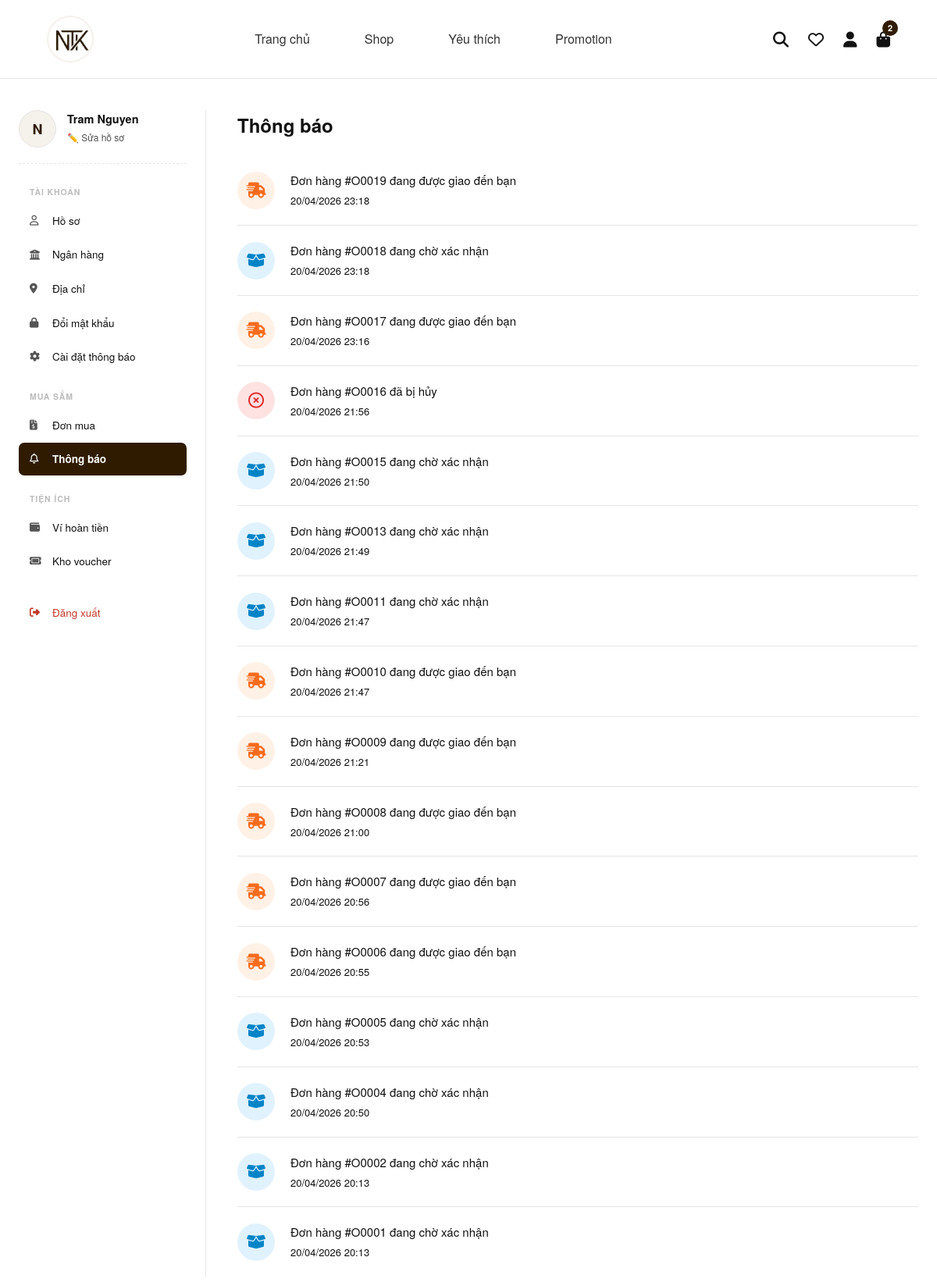
The page /views/user/dashboard.php?view=thongbao (signed in) on the database its author committed.
### tables this page shows
CREATE TABLE `users` (
  `user_id` char(5) NOT NULL,
  `username` varchar(50) NOT NULL,
  `password` varchar(50) NOT NULL,
  `fullname` varchar(100) DEFAULT NULL,
  `email` varchar(100) DEFAULT NULL,
  `phonenumber` varchar(10) DEFAULT NULL,
  `address` text DEFAULT NULL,
  `verification_code` varchar(6) DEFAULT NULL,
  `verification_code_expires_at` datetime DEFAULT NULL,
  `is_verified` int(11) DEFAULT 0,
  `role` int(11) DEFAULT 0,
  `status` int(11) DEFAULT 1,
  `created_at` datetime DEFAULT current_timestamp(),
  `total_orders` int(11) DEFAULT 0,
  `total_spend` decimal(15,2) DEFAULT 0.00,
  `bank_name` varchar(100) DEFAULT NULL,
  `bank_account_number` varchar(20) DEFAULT NULL,
  `bank_account_name` varchar(100) DEFAULT NULL,
  `wallet_balance` decimal(15,2) DEFAULT 0.00,
  PRIMARY KEY (`user_id`),
  UNIQUE KEY `username` (`username`)
);

CREATE TABLE `orders` (
  `order_id` char(5) NOT NULL,
  `payos_order_code` bigint(20) DEFAULT NULL,
  `payos_qr_code` text DEFAULT NULL,
  `user_id` char(5) DEFAULT NULL,
  `order_date` datetime DEFAULT current_timestamp(),
  `fullname` varchar(100) DEFAULT NULL,
  `phone` varchar(10) DEFAULT NULL,
  `address` varchar(500) DEFAULT NULL,
  `total_price` decimal(15,2) DEFAULT NULL,
  `shipping_fee` decimal(15,2) DEFAULT NULL,
  `shipping_method_id` char(5) DEFAULT NULL,
  `discount_value` decimal(15,2) DEFAULT NULL,
  `order_status` int(11) DEFAULT NULL,
  `final_price` decimal(15,2) DEFAULT NULL,
  `payment_status` int(11) DEFAULT 0,
  `payment_method` int(11) DEFAULT NULL,
  `coupon_id` char(5) DEFAULT NULL,
  `tracking_number` varchar(50) DEFAULT NULL,
  `wallet_used_amount` decimal(15,2) DEFAULT 0.00,
  `note` varchar(500) DEFAULT NULL,
  `payos_checkout_url` varchar(1000) DEFAULT NULL,
  PRIMARY KEY (`order_id`),
  KEY `fk_order_user` (`user_id`),
  KEY `fk_order_coupon` (`coupon_id`),
  KEY `fk_order_ship` (`shipping_method_id`),
  CONSTRAINT `fk_order_coupon` FOREIGN KEY (`coupon_id`) REFERENCES `coupons` (`coupon_id`),
  CONSTRAINT `fk_order_ship` FOREIGN KEY (`shipping_method_id`) REFERENCES `shipping_methods` (`shipping_method_id`),
  CONSTRAINT `fk_order_user` FOREIGN KEY (`user_id`) REFERENCES `users` (`user_id`)
);

### src/views/user/notifications.php (the view, shortened to what this page needs)
<?php
$user_id = $_SESSION['user_id'];
try {
    $sql = "SELECT order_id as id_don_hang, order_status as trang_thai, order_date as thoi_gian
            FROM Orders
            WHERE user_id = :user_id
            ORDER BY order_date DESC";
    $stmt = $conn->prepare($sql);
    $stmt->execute(['user_id' => $user_id]);
    $danh_sach_thong_bao = $stmt->fetchAll(PDO::FETCH_ASSOC);
} catch (PDOException $e) {
    echo "Lỗi lấy thông báo: " . $e->getMessage();
    $danh_sach_thong_bao = [];
}
?>
<div class="content-header">
    <h2 class="section-title" style="margin: 0; padding: 0; border: none; margin-bottom: 20px;">Thông báo</h2>
</div>
<div class="notification-list">
    <?php if (!empty($danh_sach_thong_bao)): ?>
        <?php foreach ($danh_sach_thong_bao as $noti): ?>
            <?php
                $icon_class = 'fa-solid fa-bell';
                $color_class = 'icon-blue';
                $tieu_de = 'Có cập nhật về đơn hàng #' . htmlspecialchars($noti['id_don_hang']);
                $status = (int)$noti['trang_thai'];
                if ($status === 1) {
                    $icon_class = 'fa-solid fa-truck-fast';
                    $color_class = 'icon-orange';
                    $tieu_de = 'Đơn hàng #' . htmlspecialchars($noti['id_don_hang']) . ' đang được giao đến bạn';
                } elseif ($status === 2 || $status === 3) {
                    $icon_class = 'fa-regular fa-circle-check';
                    $color_class = 'icon-green';
                    $tieu_de = 'Đơn hàng #' . htmlspecialchars($noti['id_don_hang']) . ' đã được giao thành công';
                } elseif ($status === 4) {
                    $icon_class = 'fa-regular fa-circle-xmark';
                    $color_class = 'icon-red';
                    $tieu_de = 'Đơn hàng #' . htmlspecialchars($noti['id_don_hang']) . ' đã bị hủy';
                } else {
                    $icon_class = 'fa-solid fa-box-open';
                    $color_class = 'icon-blue';
                    $tieu_de = 'Đơn hàng #' . htmlspecialchars($noti['id_don_hang']) . ' đang chờ xác nhận';
                }
            ?>
            <div class="noti-item">
                <div class="noti-icon <?php echo $color_class; ?>">
                    <i class="<?php echo $icon_class; ?>"></i>
                </div>
                <div class="noti-content">
                    <div class="noti-title"><?php echo $tieu_de; ?></div>
                    <div class="noti-time"><?php echo date('d/m/Y H:i', strtotime($noti['thoi_gian'])); ?></div>
                </div>
            </div>
        <?php endforeach; ?>
    <?php else: ?>
        <div class="noti-item" style="justify-content: center; color: var(--text-muted); border: 1px dashed #ccc; padding: 40px; border-radius: 8px;">
            Bạn chưa có thông báo nào.
        </div>
    <?php endif; ?>
</div>

### src/views/user/dashboard.php (shortened to what this page needs)
<?php
require_once __DIR__ . '/../../config/database.php';
try {
    $stmt = $conn->prepare("SELECT * FROM Users WHERE user_id = :user_id");
    $stmt->execute(['user_id' => $_SESSION['user_id']]);
    $current_user = $stmt->fetch(PDO::FETCH_ASSOC);
} catch (PDOException $e) {
    echo "Lỗi: " . $e->getMessage();
    exit;
}
$view = isset($_GET['view']) ? $_GET['view'] : 'hoso';
$cart_count = 0;
try {
    $stmt_c = $conn->prepare("SELECT SUM(quantity) as total FROM Cart WHERE user_id = :uid");
    $stmt_c->execute(['uid' => $_SESSION['user_id']]);
    $row_c = $stmt_c->fetch(PDO::FETCH_ASSOC);
    $cart_count = $row_c['total'] ? (int)$row_c['total'] : 0;
} catch (PDOException $e) {
    $cart_count = 0;
}
?>
<!DOCTYPE html>
<html lang="vi">
<head>
    <link rel="stylesheet" href="https://cdnjs.cloudflare.com/ajax/libs/font-awesome/6.4.0/css/all.min.css">
    <link rel="stylesheet" href="../../assets/css/style.css">
</head>
<body>
<header class="main-header">
    <div class="header-container">
        <div class="logo">
            <a href="../../index.php">
                <img src="../../assets/images/logo-ntk.png" alt="NTK Logo">
            </a>
        </div>
        <nav class="navbar">
            <ul>
                <li><a href="../../index.php">Trang chủ</a></li>
                <li><a href="../../product.php">Shop</a></li>
                <li><a href="../../wishlist.php">Yêu thích</a></li>
                <li><a href="../../promotion.php">Promotion</a></li>
            </ul>
        </nav>
        <div class="header-icons">
            <a href="javascript:void(0)" onclick="toggleSearch()" title="Tìm kiếm">
                <i class="fa-solid fa-magnifying-glass"></i>
            </a>
            <a href="../../wishlist.php" title="Yêu thích">
                <i class="fa-regular fa-heart"></i>
            </a>
            <a href="dashboard.php" title="Tài khoản">
                <i class="fa-solid fa-user"></i>
            </a>
            <a href="../../cart.php" class="cart-icon" title="Giỏ hàng">
                <i class="fa-solid fa-bag-shopping"></i>
                <?php if ($cart_count > 0): ?>
                    <span class="cart-count"><?= $cart_count ?></span>
                <?php endif; ?>
            </a>
        </div>
    </div>
</header>
<div class="dashboard-wrap">
    <aside class="dashboard-sidebar">
        <div class="user-card">
            <div class="user-avatar"><?= strtoupper(substr($current_user['username'], 0, 1)) ?></div>
            <div>
                <div class="user-name"><?= htmlspecialchars($current_user['fullname'] ?: $current_user['username']) ?></div>
                <a href="dashboard.php?view=hoso" class="user-edit">✏️ Sửa hồ sơ</a>
            </div>
        </div>
        <div class="menu-section-title">Tài khoản</div>
        <ul class="sidebar-menu">
            <li><a href="dashboard.php?view=hoso"       class="<?= $view=='hoso'      ?'active':'' ?>"><i class="fa-regular fa-user"></i>Hồ sơ</a></li>
            <li><a href="dashboard.php?view=nganhang"   class="<?= $view=='nganhang'  ?'active':'' ?>"><i class="fa-solid fa-building-columns"></i>Ngân hàng</a></li>
            <li><a href="dashboard.php?view=diachi"     class="<?= $view=='diachi'    ?'active':'' ?>"><i class="fa-solid fa-location-dot"></i>Địa chỉ</a></li>
            <li><a href="dashboard.php?view=doimatkhau" class="<?= $view=='doimatkhau'?'active':'' ?>"><i class="fa-solid fa-lock"></i>Đổi mật khẩu</a></li>
            <li><a href="dashboard.php?view=caidat"     class="<?= $view=='caidat'    ?'active':'' ?>"><i class="fa-solid fa-gear"></i>Cài đặt thông báo</a></li>
        </ul>
        <div class="menu-section-title">Mua sắm</div>
        <ul class="sidebar-menu">
            <li><a href="dashboard.php?view=donmua"   class="<?= $view=='donmua'  ?'active':'' ?>"><i class="fa-solid fa-file-invoice-dollar"></i>Đơn mua</a></li>
            <li><a href="dashboard.php?view=thongbao" class="<?= $view=='thongbao'?'active':'' ?>"><i class="fa-regular fa-bell"></i>Thông báo</a></li>
        </ul>
        <div class="menu-section-title">Tiện ích</div>
        <ul class="sidebar-menu">
            <li><a href="dashboard.php?view=vihoantien" class="<?= $view=='vihoantien'?'active':'' ?>"><i class="fa-solid fa-wallet"></i>Ví hoàn tiền</a></li>
            <li><a href="dashboard.php?view=khovoucher" class="<?= ($view=='khovoucher'||$view=='all_coupons')?'active':'' ?>"><i class="fa-solid fa-ticket"></i>Kho voucher</a></li>
        </ul>
        <div style="margin-top: 24px;">
            <ul class="sidebar-menu">
                <li><a href="../logout.php" class="logout"><i class="fa-solid fa-right-from-bracket"></i>Đăng xuất</a></li>
            </ul>
        </div>
    </aside>
    <main class="dashboard-content">
        <?php
            switch ($view) {
                case 'thongbao':    include 'notifications.php';          break;
            }
        ?>
    </main>
</div>
</body>
</html>

### src/assets/css/style.css (style rules this page uses)
:root { --primary-color: #2f1c00; --bg-color: #ffffff; --beige-color: #f5f1eb; --border-color: #e5e5e5; --text-color: #111111; --font-main: 'Helvetica Neue', Arial, sans-serif; }
* { margin: 0; padding: 0; box-sizing: border-box; }
body { font-family: var(--font-main); color: var(--text-color); background-color: var(--bg-color); line-height: 1.6; }
a { text-decoration: none; color: inherit; transition: color 0.3s ease; }
ul { list-style: none; }
.main-header { border-bottom: 1px solid var(--border-color); padding: 20px 0; background-color: var(--bg-color); position: sticky; top: 0; z-index: 1000; }
.header-container { width: 90%; max-width: 1400px; margin: 0 auto; display: flex; justify-content: space-between; align-items: center; }
.logo img { height: 45px; object-fit: contain; }
.navbar ul { display: flex; gap: 40px; }
.navbar ul li a { font-weight: 500; font-size: 16px; padding-bottom: 5px; }
.header-icons { display: flex; gap: 25px; align-items: center; font-size: 20px; }
.cart-icon { position: relative; }
.cart-count { position: absolute; top: -8px; right: -10px; background-color: var(--primary-color); color: white; font-size: 11px; font-weight: bold; width: 20px; height: 20px; border-radius: 50%; display: flex; justify-content: center; align-items: center; }
body { margin: 0; font-family: 'Segoe UI', Arial, sans-serif; background: #fdfcfb; color: #333; }
header { display: flex; justify-content: space-between; align-items: center; padding: 10px 40px; background: white; border-bottom: 1px solid #eee; position: sticky; top: 0; z-index: 1000; }
.logo img { height: 60px; width: 60px; border-radius: 50%; object-fit: cover; display: block; border: 2px solid #f5f1eb; }
nav a { margin: 0 15px; text-decoration: none; color: #333; font-weight: 600; }

### src/views/user/dashboard.php (style rules this page uses)
:root { --primary: #2f1c00; --bg: #ffffff; --beige: #f5f1eb; --border: #e5e5e5; --text: #111111; --muted: #555555; }
* { box-sizing: border-box; }
html, body { margin: 0; padding: 0; }
body { font-family: "Helvetica Neue", Helvetica, Arial, sans-serif; background: var(--bg); color: var(--text); }
.main-header { position: sticky; top: 0; z-index: 1000; }
.dashboard-wrap { display: flex; max-width: 1240px; margin: 40px auto 60px; padding: 0 24px; gap: 0; min-height: 600px; }
.dashboard-sidebar { width: 240px; flex-shrink: 0; padding-right: 24px; border-right: 1px solid var(--border); }
.user-card { display: flex; align-items: center; margin-bottom: 28px; padding-bottom: 20px; border-bottom: 1px dashed var(--border); }
.user-avatar { width: 48px; height: 48px; border-radius: 50%; background: var(--beige); border: 1.5px solid var(--border); display: flex; align-items: center; justify-content: center; font-size: 18px; font-weight: 700; color: var(--primary); margin-right: 14px; flex-shrink: 0; }
.user-name { font-weight: 600; font-size: 14.5px; line-height: 1.3; }
.user-edit { font-size: 12px; color: var(--muted); text-decoration: none; }
.menu-section-title { font-size: 10.5px; font-weight: 700; color: #bbb; letter-spacing: 0.9px; text-transform: uppercase; margin: 22px 0 7px 14px; }
.sidebar-menu { list-style: none; padding: 0; margin: 0; }
.sidebar-menu a { display: flex; align-items: center; padding: 10px 14px; border-radius: 7px; font-size: 13.5px; color: var(--text); text-decoration: none; margin-bottom: 2px; transition: background 0.18s, color 0.18s; }
.sidebar-menu a i { width: 18px; margin-right: 11px; color: var(--muted); font-size: 13px; transition: color 0.18s; }
.sidebar-menu a.active { background: var(--primary); color: #fff; font-weight: 600; }
.sidebar-menu a.active i { color: #fff; }
.sidebar-menu a.logout { color: #c0392b; }
.sidebar-menu a.logout i { color: #c0392b; }
.dashboard-content { flex: 1; padding-left: 40px; min-width: 0; }

### rows shown on the page
users: username "N", fullname "Tram Nguyen"
orders: order_status 1 (drawn), order_id "Đơn hàng #O0019 đang được giao đến bạn", order_date "20/04/2026 23:18"
orders: order_id "Đơn hàng #O0018 đang chờ xác nhận", order_date "20/04/2026 23:18"
orders: order_status 1 (drawn), order_id "Đơn hàng #O0017 đang được giao đến bạn", order_date "20/04/2026 23:16"
orders: order_status 4 (drawn), order_id "Đơn hàng #O0016 đã bị hủy", order_date "20/04/2026 21:56"
orders: order_id "Đơn hàng #O0015 đang chờ xác nhận", order_date "20/04/2026 21:50"
orders: order_id "Đơn hàng #O0013 đang chờ xác nhận", order_date "20/04/2026 21:49"
orders: order_id "Đơn hàng #O0011 đang chờ xác nhận", order_date "20/04/2026 21:47"
orders: order_status 1 (drawn), order_id "Đơn hàng #O0010 đang được giao đến bạn", order_date "20/04/2026 21:47"
orders: order_status 1 (drawn), order_id "Đơn hàng #O0009 đang được giao đến bạn", order_date "20/04/2026 21:21"
orders: order_status 1 (drawn), order_id "Đơn hàng #O0008 đang được giao đến bạn", order_date "20/04/2026 21:00"
orders: order_status 1 (drawn), order_id "Đơn hàng #O0007 đang được giao đến bạn", order_date "20/04/2026 20:56"
orders: order_status 1 (drawn), order_id "Đơn hàng #O0006 đang được giao đến bạn", order_date "20/04/2026 20:55"
orders: order_id "Đơn hàng #O0005 đang chờ xác nhận", order_date "20/04/2026 20:53"
orders: order_id "Đơn hàng #O0004 đang chờ xác nhận", order_date "20/04/2026 20:50"
orders: order_id "Đơn hàng #O0002 đang chờ xác nhận", order_date "20/04/2026 20:13"
orders: order_id "Đơn hàng #O0001 đang chờ xác nhận", order_date "20/04/2026 20:13"

### other values the page prints
$cart_count "2"
